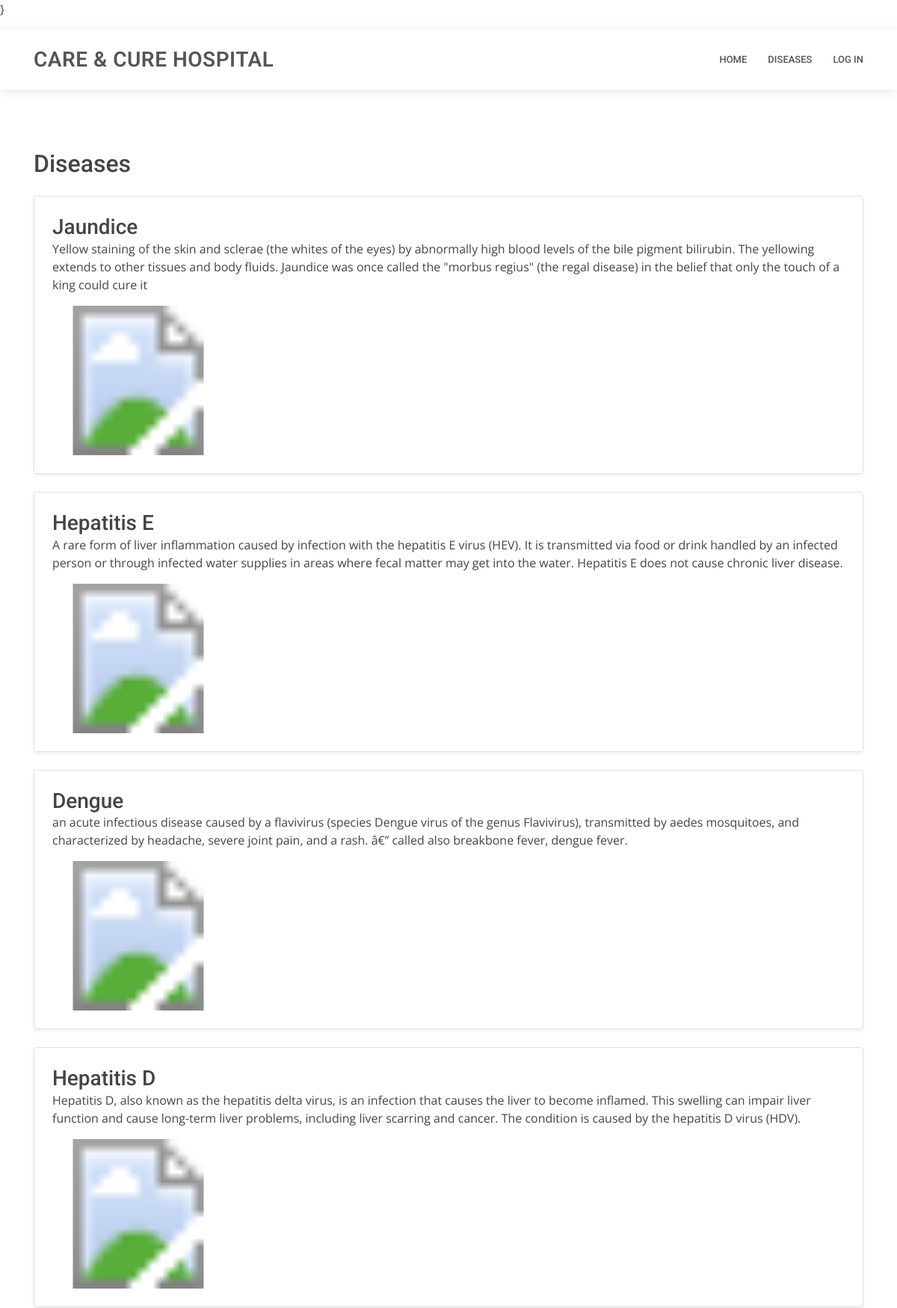
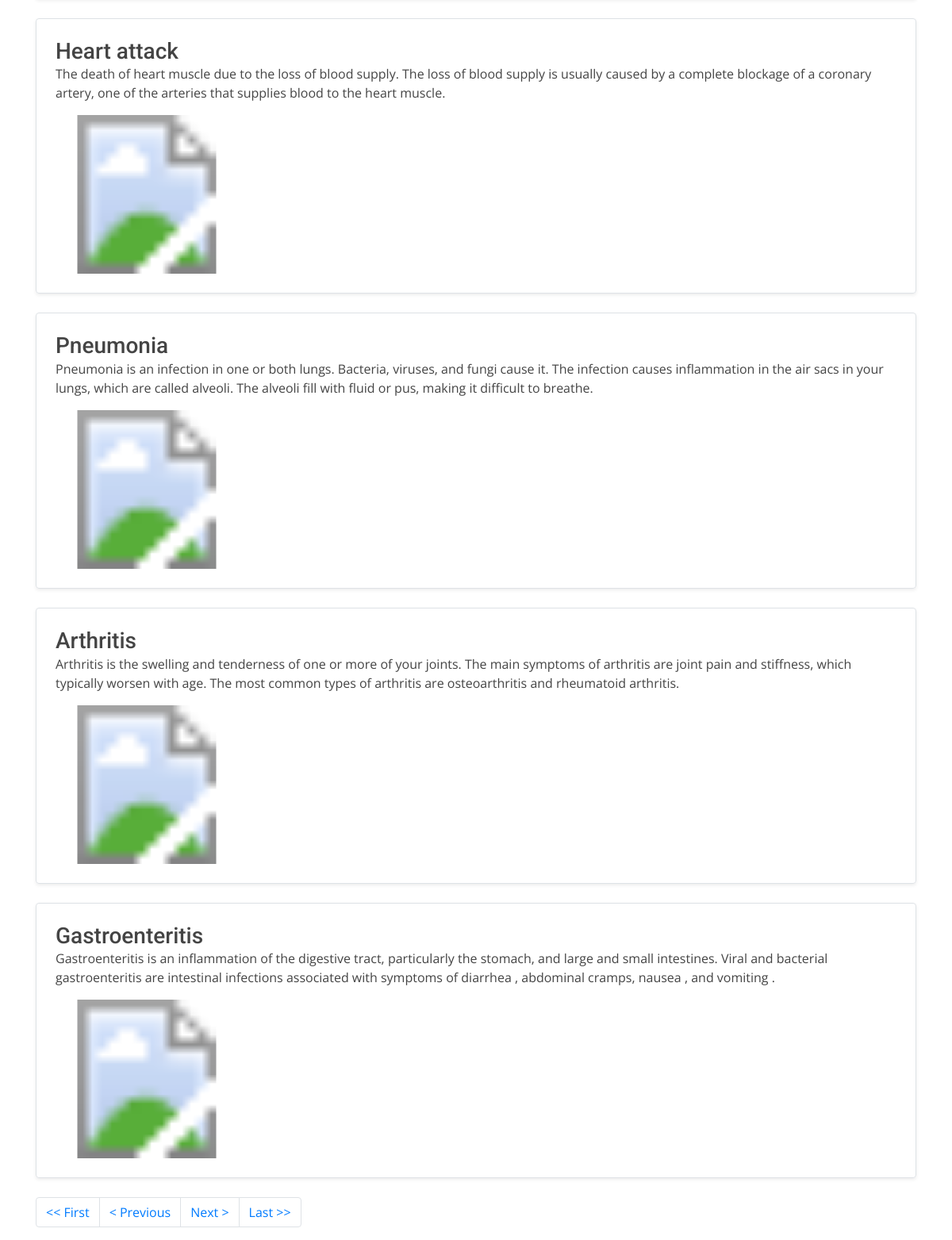
The app's page /disease/?page=5 with its own data (2 pictures, top to bottom).
### health_app/models.py (models this page shows, shortened)
class disease(models.Model):
    Disease=models.CharField(max_length=100)
    lines=models.CharField(max_length=100)
    image=models.URLField()
    pre_one=models.CharField(max_length=250)
    pre_two=models.CharField(max_length=250)
    pre_three=models.CharField(max_length=250)
    pre_four=models.CharField(max_length=250)
    detail=models.CharField(max_length=2000)

### health_app/views.py (the view)
# urls.py: path('disease/',views.dise,name='disease'),
def dise(request):
    all_Disease=disease.objects.all()
    paginator=Paginator(all_Disease,8)
    page=request.GET.get('page')
    try:
        all_Disease=paginator.page(page)
    except PageNotAnInteger:
        all_Disease=paginator.page(1)
    except EmptyPage:
        all_Disease=paginator.page(page.num_pages)
    context_dict={'all_Disease':all_Disease,'page':page}
    return render(request,'disease.html',context=context_dict)

### templates/disease.html (shortened to what this page needs)
<!DOCTYPE html>
<html lang="en">
<head>
{%load static%}
        <link href="{% static 'assets/vendor/bootstrap/css/bootstrap.min.css' %}" rel="stylesheet">
        <link href="{% static 'assets/vendor/icofont/icofont.min.css' %}" rel="stylesheet">
        <link href="{% static 'assets/vendor/boxicons/css/boxicons.min.css' %}" rel="stylesheet">
        <link href="{% static 'assets/vendor/animate.css/animate.min.css' %}" rel="stylesheet">
        <link href="{% static 'assets/vendor/owl.carousel/assets/owl.carousel.min.css' %}" rel="stylesheet">
        <link href="{% static 'assets/vendor/venobox/venobox.css' %}" rel="stylesheet">
        <link href="{% static 'assets/vendor/aos/aos.css' %}" rel="stylesheet">
        <link href="{% static 'assets/css/style.css' %}" rel="stylesheet">
      </head>
<body>
<div class="container my-3">
    <h2 style="padding-top: 5em;,padding-right: 4rem;">Diseases</h2>
    {% for items in all_Disease %}
    <div class="row no-gutters border rounded overflow-hidden flex-md-row mb-4 shadow-sm h-md-250 my-4 position-relative">
        <div class="col p-4 d-flex flex-column position-static">
            <h3 id="he" class="mb-0">{{items.Disease}}</h3>
            <p class="card-text mb-auto">{{items.lines}}</p>
         <div class="col-auto d-none d-lg-block">
            <svg width="200" height="200"
            xmlns="http://www.w3.org/2000/svg">
            <image href="{{items.image}}" height="200" width="200"/>
          </svg>
        </div>
        </div>
       </div>
        {%endfor%}
    </div>
{% include "header.html" %}
{% include 'paginator.html' with page=all_Disease %}
</body>
</html>

### static/assets/css/style.css (style rules this page uses)
body { font-family: "Open Sans", sans-serif; color: #444444; }
h1, h2, h3, h4, h5, h6 { font-family: "Roboto", sans-serif; }

### records on screen
disease: Disease "Jaundice", lines "Yellow staining of the skin and sclerae (the whites of the eyes) by abnormally high blood levels of the bile pigment bilirubin. The yellowing extends to other tissues and body fluids. Jaundice was once called the \"morbus regius\" (the regal disease) in the belief that only the touch of a king could cure it"
disease: Disease "Hepatitis E", lines "A rare form of liver inflammation caused by infection with the hepatitis E virus (HEV). It is transmitted via food or drink handled by an infected person or through infected water supplies in areas where fecal matter may get into the water. Hepatitis E does not cause chronic liver disease."
disease: Disease "Dengue", lines "an acute infectious disease caused by a flavivirus (species Dengue virus of the genus Flavivirus), transmitted by aedes mosquitoes, and characterized by headache, severe joint pain, and a rash. â€” called also breakbone fever, dengue fever."
disease: Disease "Hepatitis D", lines "Hepatitis D, also known as the hepatitis delta virus, is an infection that causes the liver to become inflamed. This swelling can impair liver function and cause long-term liver problems, including liver scarring and cancer. The condition is caused by the hepatitis D virus (HDV)."
disease: Disease "Heart attack", lines "The death of heart muscle due to the loss of blood supply. The loss of blood supply is usually caused by a complete blockage of a coronary artery, one of the arteries that supplies blood to the heart muscle."
disease: Disease "Pneumonia", lines "Pneumonia is an infection in one or both lungs. Bacteria, viruses, and fungi cause it. The infection causes inflammation in the air sacs in your lungs, which are called alveoli. The alveoli fill with fluid or pus, making it difficult to breathe."
disease: Disease "Arthritis", lines "Arthritis is the swelling and tenderness of one or more of your joints. The main symptoms of arthritis are joint pain and stiffness, which typically worsen with age. The most common types of arthritis are osteoarthritis and rheumatoid arthritis."
disease: Disease "Gastroenteritis", lines "Gastroenteritis is an inflammation of the digestive tract, particularly the stomach, and large and small intestines. Viral and bacterial gastroenteritis are intestinal infections associated with symptoms of diarrhea , abdominal cramps, nausea , and vomiting ."
